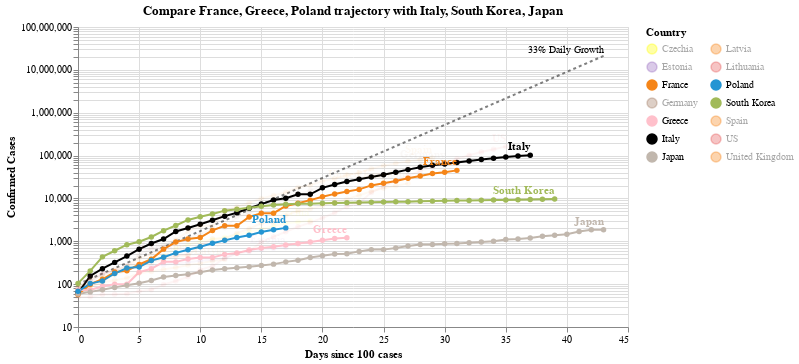

The notebook cell this image was saved under:
### Code cell
#hide_input
chart2 = make_since_chart(['France', 'Greece', 'Poland'])
chart2

### Figure 1 — Vega-Lite specification as saved in the notebook (floating-point values rounded to 4 significant figures; data arrays with more than 128 entries replaced by an {"elided": "..."} marker saying what was removed)
{"config": {"view": {"continuousWidth": 400, "continuousHeight": 300}}, "layer": [{"mark": {"type": "line", "color": "black", "opacity": 0.5, "strokeDash": [3, 3]}, "encoding": {"x": {"type": "quantitative", "field": "Days since 100 cases"}, "y": {"type": "quantitative", "field": "Confirmed Cases"}}}, {"mark": {"type": "text", "align": "right", "dy": -6, "fontSize": 10, "text": "33% Daily Growth"}, "encoding": {"x": {"type": "quantitative", "field": "Days since 100 cases"}, "y": {"type": "quantitative", "field": "Confirmed Cases"}}, "transform": [{"filter": "(datum['Days since 100 cases'] >= 43)"}]}, {"data": {"name": "data-308f7113319883887f8effbd4b3e384e"}, "mark": {"type": "line", "point": true}, "encoding": {"color": {"type": "nominal", "field": "Country", "legend": {"columns": 2}, "scale": {"domain": ["Czechia", "Estonia", "France", "Germany", "Greece", "Italy", "Japan", "Latvia", "Lithuania", "Poland", "South Korea", "Spain", "US", "United Kingdom"], "range": ["yellow", "#9467bd", "#F58518", "#9D755D", "pink", "black", "#C1B7AD", "#F58518", "#E45756", "#2495D3", "#A1BA59", "#F58518", "#E45756", "#F58518"]}}, "opacity": {"condition": {"value": 1, "selection": "selector005"}, "value": 0.05}, "tooltip": [{"type": "nominal", "field": "Country"}, {"type": "temporal", "field": "Date"}, {"type": "quantitative", "field": "Confirmed Cases"}, {"type": "quantitative", "field": "Days since 100 cases"}], "x": {"type": "quantitative", "field": "Days since 100 cases"}, "y": {"type": "quantitative", "field": "Confirmed Cases", "scale": {"type": "log"}}}, "selection": {"selector005": {"type": "multi", "fields": ["Country"], "bind": "legend", "init": [{"Country": "France"}, {"Country": "Greece"}, {"Country": "Poland"}, {"Country": "Italy"}, {"Country": "South Korea"}, {"Country": "Japan"}]}}, "width": 550}, {"data": {"name": "data-308f7113319883887f8effbd4b3e384e"}, "mark": {"type": "text", "align": "right", "dy": -8, "fontWeight": "bold"}, "encoding": {"color": {"type": "nominal", "field": "Country", "legend": {"columns": 2}, "scale": {"domain": ["Czechia", "Estonia", "France", "Germany", "Greece", "Italy", "Japan", "Latvia", "Lithuania", "Poland", "South Korea", "Spain", "US", "United Kingdom"], "range": ["yellow", "#9467bd", "#F58518", "#9D755D", "pink", "black", "#C1B7AD", "#F58518", "#E45756", "#2495D3", "#A1BA59", "#F58518", "#E45756", "#F58518"]}}, "opacity": {"condition": {"value": 1, "selection": "selector005"}, "value": 0.05}, "text": {"type": "nominal", "field": "Country"}, "tooltip": [{"type": "nominal", "field": "Country"}, {"type": "temporal", "field": "Date"}, {"type": "quantitative", "field": "Confirmed Cases"}, {"type": "quantitative", "field": "Days since 100 cases"}], "x": {"type": "quantitative", "field": "Days since 100 cases"}, "y": {"type": "quantitative", "field": "Confirmed Cases", "scale": {"type": "log"}}}, "transform": [{"filter": "(datum['Date'] >= 1585526400000)"}], "width": 550}], "data": {"name": "data-2d6eaef9bdda725a1778cb4b1539dc79"}, "title": "Compare France, Greece, Poland trajectory with Italy, South Korea, Japan", "$schema": "https://vega.github.io/schema/vega-lite/v4.0.2.json", "datasets": {"data-2d6eaef9bdda725a1778cb4b1539dc79": [{"Days since 100 cases": 0, "Confirmed Cases": 100.0}, {"Days since 100 cases": 1, "Confirmed Cases": 133.0}, {"Days since 100 cases": 2, "Confirmed Cases": 176.9}, {"Days since 100 cases": 3, "Confirmed Cases": 235.3}, {"Days since 100 cases": 4, "Confirmed Cases": 312.9}, {"Days since 100 cases": 5, "Confirmed Cases": 416.2}, {"Days since 100 cases": 6, "Confirmed Cases": 553.5}, {"Days since 100 cases": 7, "Confirmed Cases": 736.1}, {"Days since 100 cases": 8, "Confirmed Cases": 979.1}, {"Days since 100 cases": 9, "Confirmed Cases": 1302.0}, {"Days since 100 cases": 10, "Confirmed Cases": 1732.0}, {"Days since 100 cases": 11, "Confirmed Cases": 2303.0}, {"Days since 100 cases": 12, "Confirmed Cases": 3064.0}, {"Days since 100 cases": 13, "Confirmed Cases": 4074.0}, {"Days since 100 cases": 14, "Confirmed Cases": 5419.0}, {"Days since 100 cases": 15, "Confirmed Cases": 7207.0}, {"Days since 100 cases": 16, "Confirmed Cases": 9586.0}, {"Days since 100 cases": 17, "Confirmed Cases": 12750.0}, {"Days since 100 cases": 18, "Confirmed Cases": 16960.0}, {"Days since 100 cases": 19, "Confirmed Cases": 22550.0}, {"Days since 100 cases": 20, "Confirmed Cases": 29990.0}, {"Days since 100 cases": 21, "Confirmed Cases": 39890.0}, {"Days since 100 cases": 22, "Confirmed Cases": 53060.0}, {"Days since 100 cases": 23, "Confirmed Cases": 70560.0}, {"Days since 100 cases": 24, "Confirmed Cases": 93850.0}, {"Days since 100 cases": 25, "Confirmed Cases": 124800.0}, {"Days since 100 cases": 26, "Confirmed Cases": 166000.0}, {"Days since 100 cases": 27, "Confirmed Cases": 220800.0}, {"Days since 100 cases": 28, "Confirmed Cases": 293700.0}, {"Days since 100 cases": 29, "Confirmed Cases": 390600.0}, {"Days since 100 cases": 30, "Confirmed Cases": 519500.0}, {"Days since 100 cases": 31, "Confirmed Cases": 690900.0}, {"Days since 100 cases": 32, "Confirmed Cases": 918900.0}, {"Days since 100 cases": 33, "Confirmed Cases": 1222000.0}, {"Days since 100 cases": 34, "Confirmed Cases": 1625000.0}, {"Days since 100 cases": 35, "Confirmed Cases": 2162000.0}, {"Days since 100 cases": 36, "Confirmed Cases": 2875000.0}, {"Days since 100 cases": 37, "Confirmed Cases": 3824000.0}, {"Days since 100 cases": 38, "Confirmed Cases": 5086000.0}, {"Days since 100 cases": 39, "Confirmed Cases": 6764000.0}, {"Days since 100 cases": 40, "Confirmed Cases": 8996000.0}, {"Days since 100 cases": 41, "Confirmed Cases": 11970000.0}, {"Days since 100 cases": 42, "Confirmed Cases": 15910000.0}, {"Days since 100 cases": 43, "Confirmed Cases": 21170000.0}], "data-308f7113319883887f8effbd4b3e384e": {"elided": "381 records"}}}
